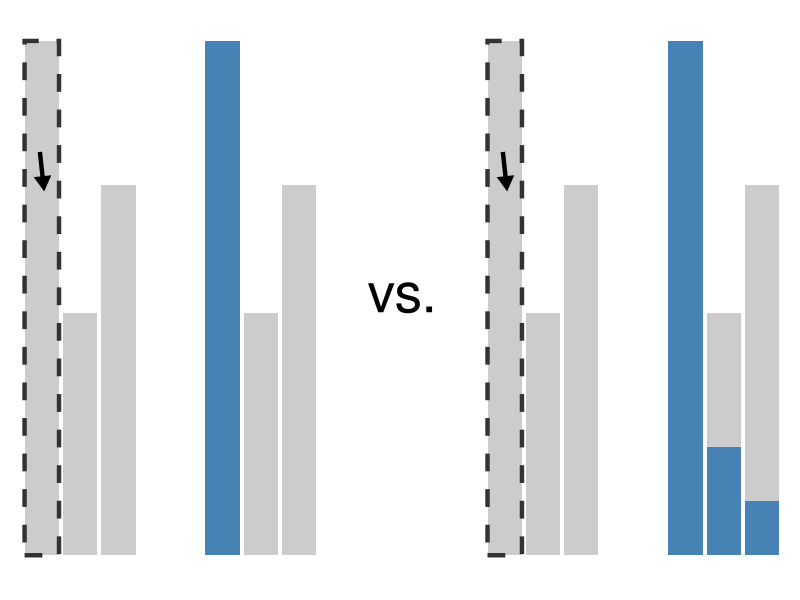
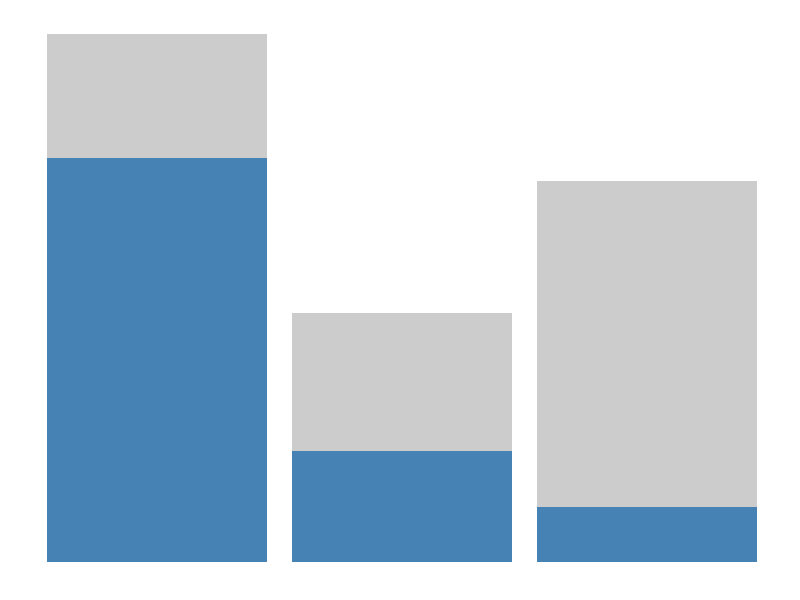

These figures' R source, in order:
## ---- chunk 1
#| echo: false
#| fig-width: 30
#| fig-align: "center"
library(ggplot2)
library(patchwork)

theme_set(
  theme_bw() + theme(
    panel.grid = element_blank(),
    axis.text = element_blank(),
    axis.title.x = element_blank(),
    axis.title.y = element_blank(),
    axis.ticks = element_blank(),
    panel.border = element_blank()
  ))

mtcars$am <- factor(mtcars$am)

p1 <- ggplot(mtcars, aes(cyl, mpg)) +
  geom_bar(stat = "summary", fun = "sum", fill = "grey80") +
  geom_bar(data=subset(mtcars, cyl == 4),
           stat = "summary", fun = "sum", fill = "grey80", 
           col="grey20", linetype="dashed", width = 1.8, size=1.5) +
  annotate("segment", x=3.9, y=230, xend=4.1, yend=210, 
           arrow=arrow(type = "closed", length = unit(0.1, "in")),
           lwd=1.5, linejoin="mitre") +
  guides(linetype="none")

p12 <- ggplot(mtcars, aes(cyl, mpg)) +
  geom_bar(stat = "summary", fun = "sum", alpha=0) +
  annotate("text", x = 6, y = 150, label = "vs.", size=14)

p2 <- ggplot(mtcars, aes(cyl, mpg, fill = cyl == 4)) +
  geom_bar(stat = "summary", fun = "sum") +
  scale_fill_manual(values=c("grey80", "steelblue")) +
  guides(fill = "none") 

mtcars$highlight <- mtcars$am == "1" | mtcars$cyl == 4

p3 <- ggplot(mtcars, aes(cyl, mpg, fill = highlight)) +
  geom_bar(stat = "summary", fun = "sum") +
  scale_fill_manual(values=c("grey80", "steelblue")) +
  guides(fill = "none") 

p1 + plot_spacer() + p2 + p12 + p1 + plot_spacer() + p3 + 
  plot_layout(nrow=1, widths = c(1, 0.2, 1, 1, 1, 0.2, 1))
## ---- chunk 2
#| echo: false
#| fig-height: 1
#| fig-width: 1.5
#| fig-align: "center"

ggplot(mtcars, aes(cyl, mpg, fill = am)) +
  geom_bar(stat = "summary", fun = "sum") +
  scale_fill_manual(values=c("grey80", "steelblue")) +
  guides(fill = "none") 
